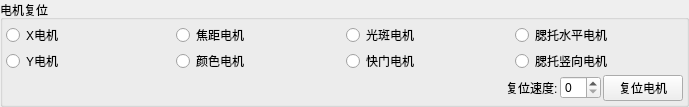
            <widget class="QGroupBox" name="groupBox_resetMotor">
             <property name="sizePolicy">
              <sizepolicy hsizetype="Preferred" vsizetype="Expanding">
               <horstretch>0</horstretch>
               <verstretch>0</verstretch>
              </sizepolicy>
             </property>
             <property name="maximumSize">
              <size>
               <width>16777215</width>
               <height>16777215</height>
              </size>
             </property>
             <property name="title">
              <string>电机复位</string>
             </property>
             <layout class="QVBoxLayout" name="verticalLayout_15">
              <property name="spacing">
               <number>2</number>
              </property>
              <property name="leftMargin">
               <number>3</number>
              </property>
              <property name="topMargin">
               <number>3</number>
              </property>
              <property name="rightMargin">
               <number>3</number>
              </property>
              <property name="bottomMargin">
               <number>3</number>
              </property>
              <item>
               <layout class="QGridLayout" name="gridLayout">
                <item row="0" column="0">
                 <widget class="QRadioButton" name="radioButton_xMotor">
                  <property name="text">
                   <string>X电机</string>
                  </property>
                 </widget>
                </item>
                <item row="0" column="1">
                 <widget class="QRadioButton" name="radioButton_focusMotor">
                  <property name="text">
                   <string>焦距电机</string>
                  </property>
                 </widget>
                </item>
                <item row="0" column="2">
                 <widget class="QRadioButton" name="radioButton_spotMotor">
                  <property name="text">
                   <string>光斑电机</string>
                  </property>
                 </widget>
                </item>
                <item row="0" column="3">
                 <widget class="QRadioButton" name="radioButton_chinHozMotor">
                  <property name="text">
                   <string>腮托水平电机</string>
                  </property>
                 </widget>
                </item>
                <item row="1" column="0">
                 <widget class="QRadioButton" name="radioButton_yMotor">
                  <property name="text">
                   <string>Y电机</string>
                  </property>
                 </widget>
                </item>
                <item row="1" column="1">
                 <widget class="QRadioButton" name="radioButton_colorMotor">
                  <property name="text">
                   <string>颜色电机</string>
                  </property>
                 </widget>
                </item>
                <item row="1" column="2">
                 <widget class="QRadioButton" name="radioButton_shutterMotor">
                  <property name="text">
                   <string>快门电机</string>
                  </property>
                 </widget>
                </item>
                <item row="1" column="3">
                 <widget class="QRadioButton" name="radioButton_chinVertMotor">
                  <property name="text">
                   <string>腮托竖向电机</string>
                  </property>
                 </widget>
                </item>
               </layout>
              </item>
              <item>
               <layout class="QHBoxLayout" name="horizontalLayout_14">
                <item>
                 <spacer name="horizontalSpacer_26">
                  <property name="orientation">
                   <enum>Qt::Horizontal</enum>
                  </property>
                  <property name="sizeHint" stdset="0">
                   <size>
                    <width>500</width>
                    <height>20</height>
                   </size>
                  </property>
                 </spacer>
                </item>
                <item>
                 <widget class="QLabel" name="label_32">
                  <property name="text">
                   <string>复位速度:</string>
                  </property>
                 </widget>
                </item>
                <item>
                 <widget class="QSpinBox" name="spinBox_resetSpeed"/>
                </item>
                <item>
                 <widget class="QPushButton" name="pushButton_resetCheckedMotors">
                  <property name="text">
                   <string>复位电机</string>
                  </property>
                 </widget>
                </item>
               </layout>
              </item>
             </layout>
            </widget>
